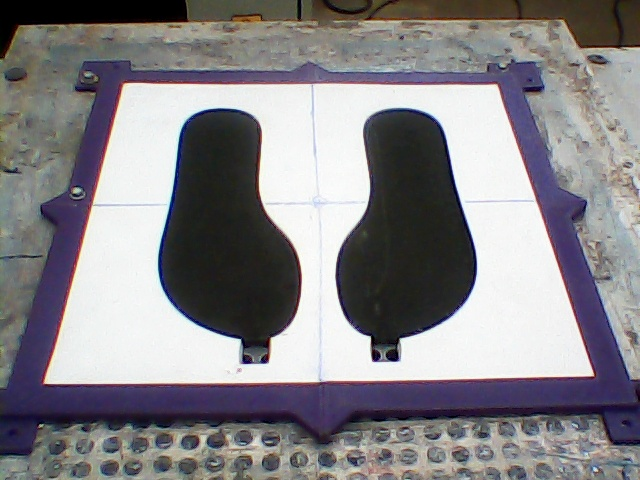
#> input picture imagem9.jpg, 640 x 480 px
$ python -i correcao_perspectiva.py   (imports and definitions only)   (older library calls are emulated)
#> lines starting #> are read from the running program, lines starting #| are printed output that depends on the picture; after the words box and inside, x2 and y2 are one past the last pixel; in counts of white or black regions, pixels touching at a corner belong together
#> further down, picture is the input picture: shape (480, 640, 3); mean B, G, R 135.7, 131.8, 134.3
import cv2
import matplotlib.pyplot as plt
import numpy as np
import re
import math
from PIL import Image

def unwarp(img, src, dst, testing):
    #pega a altura e comprimento da imagem

    h, w = img.shape[:2]
    # use cv2.getPerspectiveTransform() to get M, the transform matrix, and Minv, the inverse
    M = cv2.getPerspectiveTransform(src, dst)
    # use cv2.warpPerspective() to warp your image to a top-down view
    warped = cv2.warpPerspective(img, M, (w, h), flags=cv2.INTER_LINEAR)

    #se a flag testing estiver ativa, vai mostrar o resultado da transformacao

    if testing:
        f, (ax1, ax2) = plt.subplots(1, 2, figsize=(20, 10))
        f.subplots_adjust(hspace=.2, wspace=.05)
        ax1.imshow(img)
        x = [src[0][0], src[2][0], src[3][0], src[1][0], src[0][0]]
        y = [src[0][1], src[2][1], src[3][1], src[1][1], src[0][1]]
        ax1.plot(x, y, color='red', alpha=0.4, linewidth=3, solid_capstyle='round', zorder=2)
        ax1.set_ylim([h, 0])
        ax1.set_xlim([0, w])
        ax1.set_title('Original Image', fontsize=30)

        ax2.imshow(cv2.flip(warped, 1))
        ax2.set_title('Unwarped Image', fontsize=30)
        ax2.set_ylim([h, 0])
        ax2.set_xlim([0, w])
        plt.show()
    else:
        #retorna a imagem com a perspectiva corrigida, que nao precisa.
        return warped, M

#funcao para extrair a matriz src para a funcao anterior
#tem como parametros de entrada uma img, que sera corrgida a perspectiva, e a flag testing.
def pega_pontos(img, testing = False):

    #aplica um filtro de cinza, suavizacao e da um destaque na imagem a ser processada
#> called with testing = False
    gray = cv2.cvtColor(img, cv2.COLOR_BGR2GRAY)
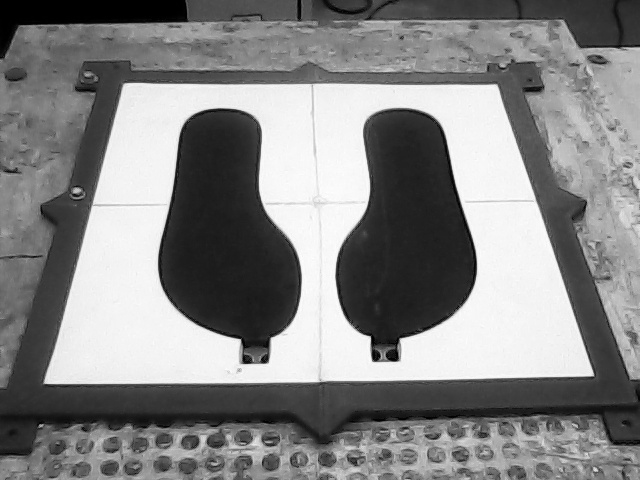
#> gray: shape (480, 640); min 0, max 255, mean 133
    blur = cv2.medianBlur(gray, 5)
    sharpen_kernel = np.array([[-1,-1,-1], [-1,9,-1], [-1,-1,-1]])
    sharpen = cv2.filter2D(blur, -1, sharpen_kernel)
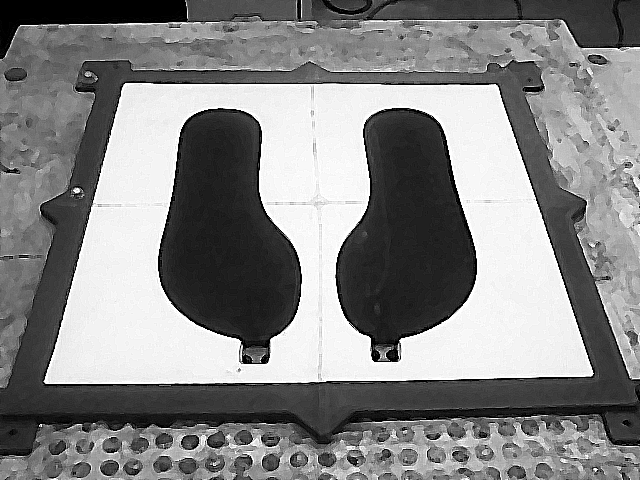
#> sharpen: shape (480, 640); min 0, max 255, mean 132.8
    # usa o threshold para binarizar a imagem agucada
    thresh = cv2.threshold(sharpen,50,255, cv2.THRESH_BINARY_INV)[1]
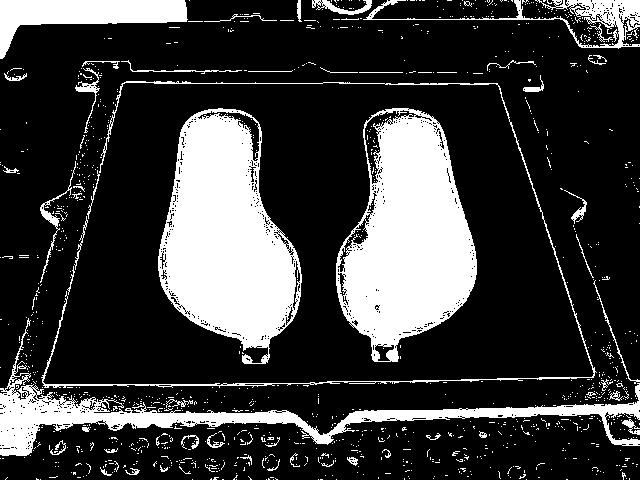
#> thresh: shape (480, 640); 23.2% white; 1151 white regions (1094 under 20 px), largest, box (x1, y1, x2, y2) and area: (158, 108, 302, 364) 22624, (336, 108, 477, 362) 22014, (0, 318, 640, 456) 10439
    kernel = cv2.getStructuringElement(cv2.MORPH_RECT, (3,3))
    close = cv2.morphologyEx(thresh, cv2.MORPH_CLOSE, kernel, iterations=2)
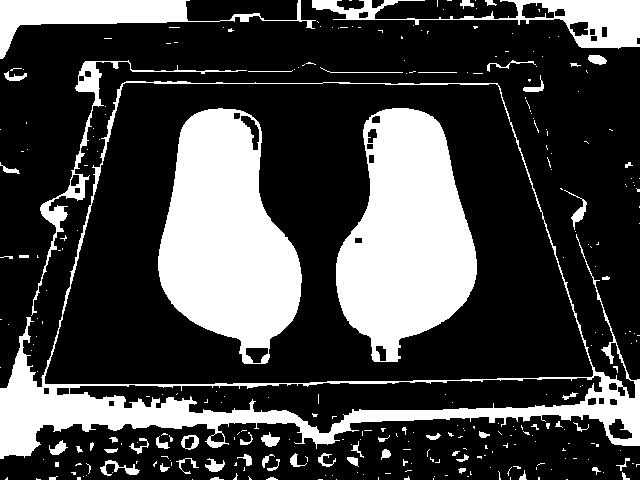
#> close: shape (480, 640); 27% white; 298 white regions (235 under 20 px)
    #pega os contoronos pretos na imagem
    cnts = cv2.findContours(close, cv2.RETR_EXTERNAL, cv2.CHAIN_APPROX_SIMPLE)
#> cnts = 278 contours, 240 with area under 20; largest, box (x1, y1, x2, y2) and area: (0, 81, 640, 459) 168472, (312, 0, 640, 49) 5040, (0, 0, 316, 59) 4790, (31, 60, 247, 316) 1804, (181, 435, 199, 450) 189
    cnts = cnts[0] if len(cnts) == 2 else cnts[1]
    #define uma area minima para que o contorno possa ser trabalhado.
    min_area = 400
    coordenadas = []


    for c in cnts:
        #veirifica os contornos na imagem
        #se os mesmos possuem uma area maior que a area minima vai extrair o centro de massa do contorno
        #e armazenar no array coordenadas
        M = cv2.moments(c)
        area = cv2.contourArea(c)
        if area > min_area:

            try:
                cX = int(M["m10"] / M["m00"])
                cY = int(M["m01"] / M["m00"])
                coordenadas.append([cX, cY])
            except:
                None
#> this loop made 278 passes
#> (area, cX, cY) on passes 219, 241, 277, 278: (168471.5, 312, 269), (1803.5, 79, 149), (5039.5, 552, 17), (4789.5, 92, 13)
#> area on passes 34, 37, 48, 57: 22.5, 20.5, 29, 159
#> after the loop, coordenadas = [[312, 269], [79, 149], [552, 17], [92, 13]]

    print(coordenadas)
#| [[312, 269], [79, 149], [552, 17], [92, 13]]
    coordsorted = coordenadas.sort(key = lambda x:x[0])
    #ordena o vetor coordenadas em ordem crescente
    print(coordenadas)
#| [[79, 149], [92, 13], [312, 269], [552, 17]]

    if testing:
        cv2.imshow('sharpen', sharpen)
        cv2.imshow('close', close)
        cv2.imshow('thresh', thresh)
        cv2.imshow('image', img)
        cv2.waitKey()
    #retorna o vetor coordenadas
    return coordenadas

# Ajuste do brilho
def adjust_gamma(image, gamma=1.0):

   invGamma = 1.0 / gamma
   table = np.array([((i / 255.0) ** invGamma) * 255
      for i in np.arange(0, 256)]).astype("uint8")

   return cv2.LUT(image, table)

x = '/content/imagem9.jpg'
# [2 lines not run here, left out]

# Imagem mais escura
gamma = 0.5
# [1 line that did not run here, left out]
# [2 lines not run here, left out]
# [1 line that did not run here, left out]
# [1 line not run here, left out]

# Imagem mais clara
gamma = 2
# [1 line that did not run here, left out]
# [2 lines not run here, left out]
# [1 line that did not run here, left out]
# [4 lines not run here, left out]
baseheight = 560
# [1 line not run here, left out]
# [1 line that did not run here, left out]
# [1 line that did not run here, left out]
# [1 line that did not run here, left out]
# [2 lines not run here, left out]

# Captura dos pontos na imagem
# [1 line that did not run here, left out]
# [1 line that did not run here, left out]

# Fonte
src1 = np.float32([(500, 85),
                  (120, 85),
                  (500, 285),
                  (120, 285)])
src2 = np.float32([(560, 100),
                  (140, 100),
                  (560, 320),
                  (140, 320)])

# Destino
dst1 = np.float32([(735, 0),
                  (0, 0),
                  (735, 440),
                  (0, 440)])
dst2 = np.float32([(700, 0),
                  (0, 0),
                  (700, 415),
                  (0, 415)])

# [1 line that did not run here, left out]
# [1 line that did not run here, left out]
# [1 line that did not run here, left out]
# [1 line that did not run here, left out]

# Plotagem das imagens
# [5 lines not run here, left out]

# [1 line that did not run here, left out]
# [5 lines not run here, left out]

# Plotagem do contorno na imagem
# [1 line that did not run here, left out]
# [1 line that did not run here, left out]
# [1 line that did not run here, left out]
# [10 lines not run here, left out]

>>> import cv2
>>> picture = cv2.imread('imagem9.jpg')
>>> result = pega_pontos(picture)
#> result = [[79, 149], [92, 13], [312, 269], [552, 17]]
